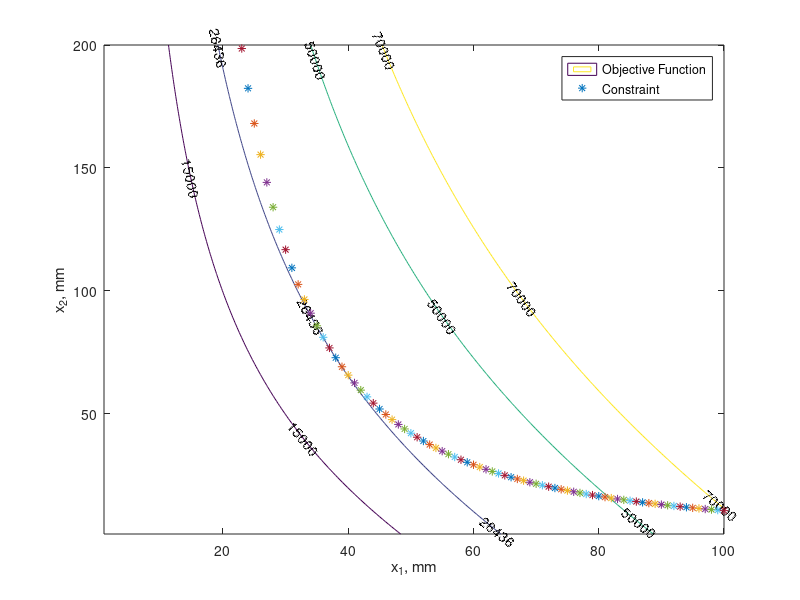

Reproduce this figure in MATLAB.
%%%%%%%%%%%%%%%%%%%%%%%%%%%%%%%%%%%%%%%%%
% MATLAB code graph_examp12.m
%%%%%%%%%%%%%%%%%%%%%%%%%%%%%%%%%%%%%%%%%
%
% x1 -> radius of can
% x2 -> height of can
% area -> area of can
% pi -> MATLAB variable
% x,y,z -> array of design points
% vv -> user identified contour values
% cons_x2-> value of x2 when constraint is active
% contour -> MATLAB function to generate contours
% xlabel, ylabel, legend, hold on -> MATLAB functions
%
for x1 = 1:100
    for x2 = 1:200
        area = 2*pi*x1*x2 + 2*pi*x1*x1;
        x(x1,x2) = x1;
        y(x1,x2) = x2;
        z(x1,x2) = area;
    end
end

vv = [15000;26436;50000;70000;200000];
[c, h] = contour(x,y,z,vv); clabel(c, h);
hold on

for x1 = 10:100
    cons_x2 = 330000/(pi*x1*x1);
    plot(x1,cons_x2,'*')
    hold on
end

xlabel('x_1, mm')
ylabel('x_2, mm')
legend('Objective Function','Constraint')

%%%%%%%%%%%%%%%%%%%%%%%%%%%%%%%%%%%%%%%%%%
